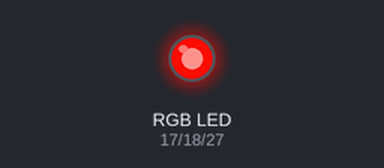
The program below on a simulated Raspberry Pi (BCM pin numbers). Shown: an RGB LED mixed from three pins (HIGH = lit). Dim RGB values are drawn brighter than linear; what the program prints to the terminal is not drawn.

Above: at 0.05 s.
At 0.4 s:
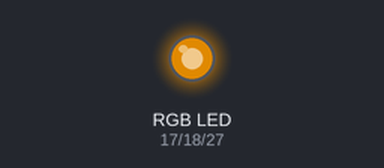
At 0.75 s:
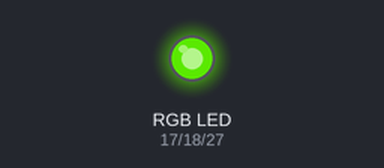
At 1.5 s:
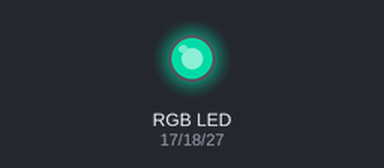
At 2.2 s:
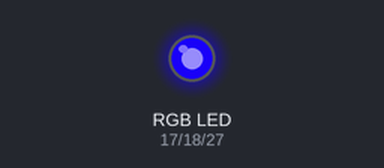
At 2.95 s:
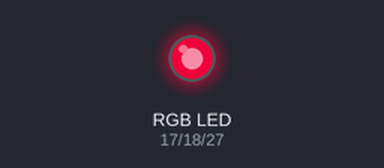
Timing chart, 0 to 7.3 s (numbered marks = the images above):
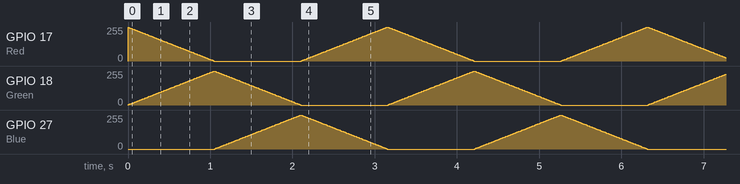

The program:

main.py
```python
import RPi.GPIO as GPIO
import time

# Set pins' channels with dictionary
pins = {'Red':17, 'Green':18, 'Blue':27}

def setup():
    global p_R, p_G, p_B

    GPIO.setmode(GPIO.BCM)

    # Set all LedPin's mode to output and initial level to High(3.3v) for i in pins:
    for i in pins:
        GPIO.setup(pins[i], GPIO.OUT, initial=GPIO.HIGH)

    p_R = GPIO.PWM(pins['Red'], 2000)
    p_G = GPIO.PWM(pins['Green'], 2000)
    p_B = GPIO.PWM(pins['Blue'], 2000)
    p_R.start(0)
    p_G.start(0)
    p_B.start(0)

# Define a MAP function for mapping values. Like from 0~255 to 0~100
def MAP(x, in_min, in_max, out_min, out_max):
    return (x - in_min) * (out_max - out_min) / (in_max - in_min) + out_min

# Define a function to set up colors
def setColor(color):
    # configures the three LEDs' luminance with the inputted color value.
    R_val = (color & 0xFF0000) >> 16
    G_val = (color & 0x00FF00) >> 8
    B_val = (color & 0x0000FF) >> 0
    # Map color value from 0~255 to 0~100
    R_val = MAP(R_val, 0, 255, 0, 100)
    G_val = MAP(G_val, 0, 255, 0, 100)
    B_val = MAP(B_val, 0, 255, 0, 100)
    # Change the colors
    p_R.ChangeDutyCycle(R_val)
    p_G.ChangeDutyCycle(G_val)
    p_B.ChangeDutyCycle(B_val)
    print ("color_msg: R_val = %s, G_val = %s, B_val = %s"%(R_val, G_val, B_val))

def setDutyCycle(r, g, b):
    print ("color_msg: R_val = %s, G_val = %s, B_val = %s"%(r, g, b))
    p_R.ChangeDutyCycle(r)
    p_G.ChangeDutyCycle(g)
    p_B.ChangeDutyCycle(b)

def main():
    rgb = {}
    rgb[0] = 100
    rgb[1] = 0
    rgb[2] = 0

    while True:
        decColor = 0
        while decColor < 3:
            incColor = 0 if decColor == 2 else decColor + 1

            for i in range(0,100):
                rgb[decColor] -= 1
                rgb[incColor] += 1

                setDutyCycle(rgb[0], rgb[1], rgb[2])
                time.sleep(0.01)

            decColor += 1

def destroy():
    # Stop all pwm channel
    p_R.stop()
    p_G.stop()
    p_B.stop()
    # Turn off all LEDs GPIO.output(pins, GPIO.HIGH) # Release resource
    GPIO.cleanup()

if __name__ == '__main__':
    setup()
    try:
        main()
    except KeyboardInterrupt:
        destroy()
```
